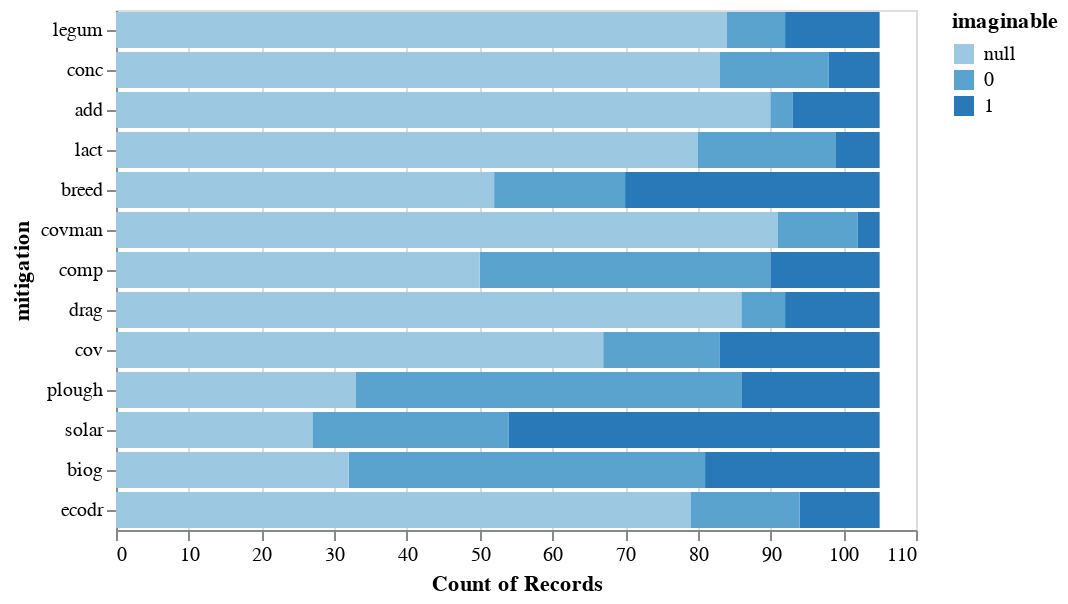

Notebook code cell kept with this figure:
### Markdown cell above
### What mitigations can farmers imagine implementing?

### Code cell
alt.Chart(mitigation_df).mark_bar().encode(
    x='count(imaginable)',
    y=alt.Y('mitigation', sort=implemented_columns),
    color='imaginable:O'
)

### Figure 1 — Vega-Lite specification as saved in the notebook (floating-point values rounded to 4 significant figures; data arrays with more than 128 entries replaced by an {"elided": "..."} marker saying what was removed)
{"config": {"view": {"continuousWidth": 400, "continuousHeight": 300}}, "data": {"name": "data-996008f3f32e32815d639f7958ef4585"}, "mark": "bar", "encoding": {"color": {"type": "ordinal", "field": "imaginable"}, "x": {"type": "quantitative", "aggregate": "count", "field": "imaginable"}, "y": {"type": "nominal", "field": "mitigation", "sort": ["legum", "conc", "add", "lact", "breed", "covman", "comp", "drag", "cov", "plough", "solar", "biog", "ecodr"]}}, "$schema": "https://vega.github.io/schema/vega-lite/v4.8.1.json", "datasets": {"data-996008f3f32e32815d639f7958ef4585": {"elided": "1365 records"}}}
